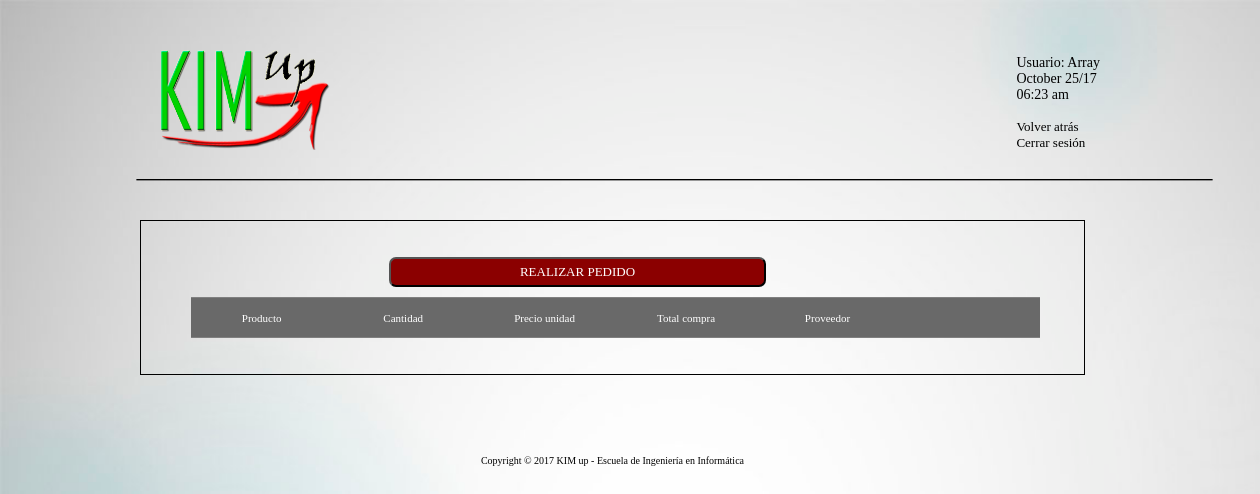
The page /Pedidos.php (signed in) on the database as committed earlier.
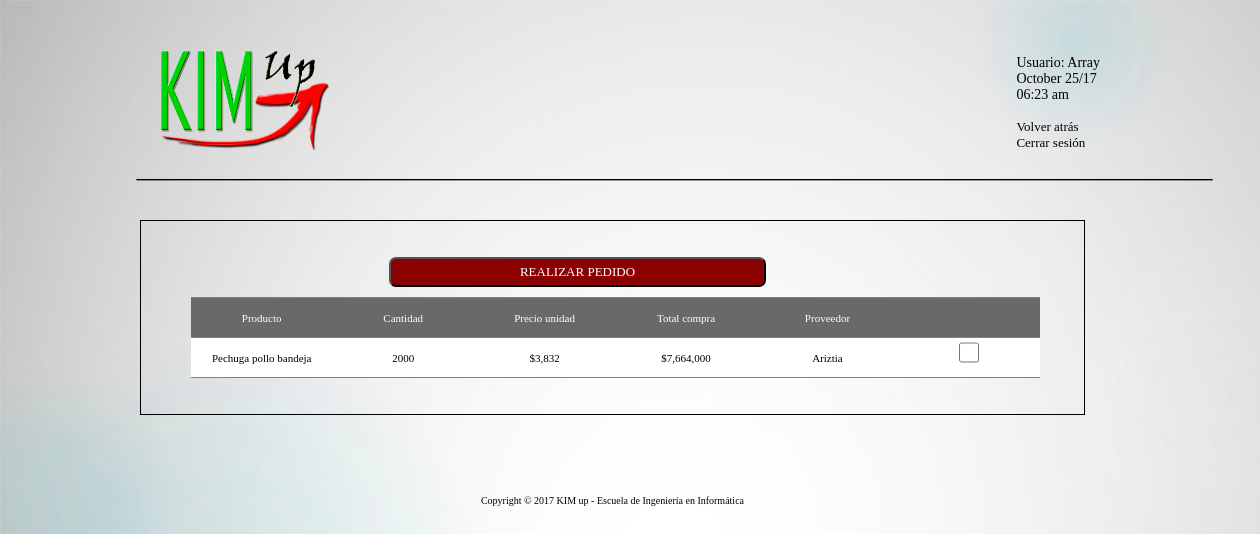
The same page on the database as committed later.
### tables this page shows
CREATE TABLE `productos` (
  `fecha` date DEFAULT NULL,
  `codigo` bigint(20) UNSIGNED NOT NULL,
  `descripcion` varchar(50) NOT NULL,
  `proveedor` varchar(50) NOT NULL,
  `vencimiento` date NOT NULL,
  `cantidad` int(10) NOT NULL,
  `precio_compra` int(10) NOT NULL,
  `precio_venta` int(10) NOT NULL,
  `departamento` varchar(50) NOT NULL,
  `minimo` int(5) NOT NULL,
  `cant_actual` int(10) DEFAULT NULL
);

### Pedidos.php (the view, shortened to what this page needs)
<!DOCTYPE html>
<html>
	<head>
        <link rel="stylesheet" href="General.css" type="text/css" media="screen">
        <link rel="stylesheet" href="Css.css" type="text/css" media="screen">
    </head>
    <body>
       	<section>
              <img src="img/logo.png" alt="">
              <p>
                  <?php $fecha_actual = date('F d/y',time()-21600);
                        $hora = date('H:i a',time()-21600);
                        echo "Usuario: ".$_SESSION['nombre']." <br>
                        $fecha_actual <br>
                        $hora <br><br>
                        <a id = 'Volver' href = 'index_sala.php'> Volver atrás </a><br>
                        <a href = 'login-salir.php'> Cerrar sesión </a>"
                  ?>
              </p>
              <img id = "Horizontal" src="img/linea-h.png" alt="">
              <article id ='Inventario'>
                    <form method="post" action="pedido_correo.php" >
                      <fieldset id = "productos"><br><br>
                          <input type="submit" name="submit" value="REALIZAR PEDIDO"/>
                        <?php
                            $sql = "SELECT * FROM productos where cant_actual <= minimo order by proveedor asc";
                            $result = mysql_query($sql);
                             echo "<table class='Inventario'>";
                                echo "<tr id='invh'>
                                            <td>Producto</td>
                                            <td>Cantidad</td>
                                            <td>Precio unidad</td>
                                            <td>Total compra</td>
                                            <td>Proveedor</td>
                                            <td></td>
                                      </tr><br>";
                                while ($row = mysql_fetch_row($result))
                                {
                                    $total = ($row[7] * $row[6]);
                                    echo "<tr>
                                                <td>$row[2]</td>
                                                <td>$row[6]</td>
                                                <td>$".number_format($row[7])."</td>
                                                <td>$".number_format($total)."</td>
                                                <td>$row[3]</td>
                                                <td><input type='checkbox' name ='id[]'  value='$row[4]'  style='width:20px;'></td>
                                         </tr> \n";
                                }
                                echo "</table>";
                        ?>
                        <br><br>
                        </fieldset><footer>Copyright © 2017 KIM up - Escuela de Ingeniería en Informática</footer>
				   </form>
              </article>
       	</section>
   </body>
</html>

Rows that differ between the two databases and show on the page:
now on this page (row edited): productos: descripcion "Pechuga pollo bandeja", precio_compra "2000", precio_venta "3,832", total "7,664,000", proveedor "Ariztia"
